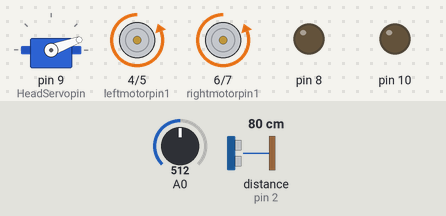
Recording of a sketch running on a simulated Arduino Uno, built with avr-gcc and run on an emulated ATmega328P. Parts: servo, motor-driver pin pairs drawn as motors (green arrow = first pin HIGH = forward, orange = second pin HIGH = backward, longer = more drive), output pins drawn as LEDs (lit = HIGH). Wiring (inferred from the names in the program): ultrasonic range finder: trigger pin 3; echo pin 2. The inputs (shaded band) are chosen by the test bench; at power-on: distance to the obstacle (sensor on pin 2) 80 cm, A0 = 512. The echo pulse lasts 58.3 µs per cm; random numbers use the default seed unless the sketch sets one; pins used as bus, display or sensor lines are not drawn.

Above: at 5.2 s.
5.3 s: distance to the obstacle (sensor on pin 2) set to 35 cm
6.8 s: distance to the obstacle (sensor on pin 2) set to 27 cm
At 7.6 s:
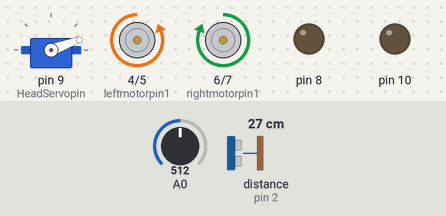
At 8.45 s:
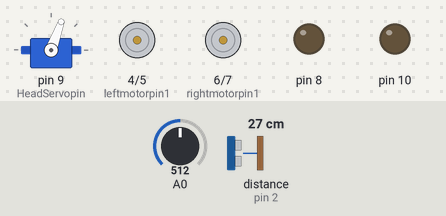
9.8 s: distance to the obstacle (sensor on pin 2) set to 18 cm
11.5 s: distance to the obstacle (sensor on pin 2) set to 14 cm
At 12.5 s:
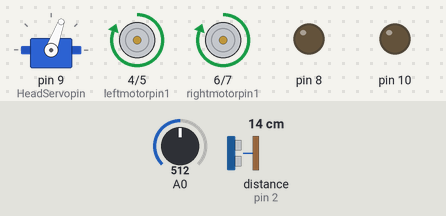
14.5 s: distance to the obstacle (sensor on pin 2) set to 60 cm
17.5 s: distance to the obstacle (sensor on pin 2) set to 2 cm
At 18.8 s:
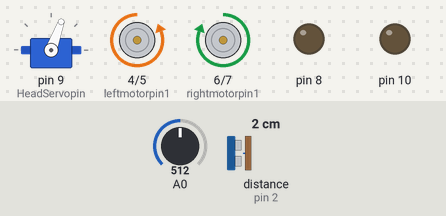
Timing chart, 0 to 21.5 s (numbered marks = the images above; inputs shaded):
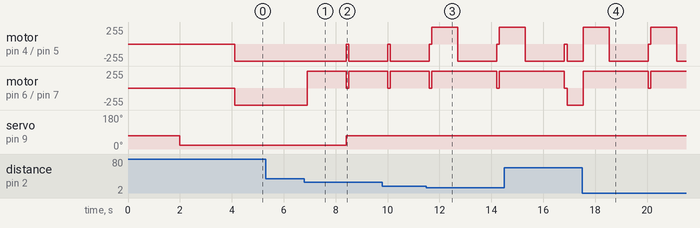

Measured:
- the behaviour switches between 32 and 31 cm on distance to the obstacle (sensor on pin 2) (found by bisection; images 0 and 1)
- the behaviour switches between 16 and 15 cm on distance to the obstacle (sensor on pin 2) (found by bisection; images 2 and 3)
- after the input at 5.3 s, every drawn part: stays the same
- after the input at 6.8 s, motor on pin 4 (leftmotorpin1) / pin 5 (leftmotorpin2): backward 255/255 → stopped after 1.6 s, → backward 255/255 0.10 s later; motor on pin 6 (rightmotorpin1) / pin 7 (rightmotorpin2): backward 255/255 → forward 255/255 after 0.10 s, → stopped 1.5 s later, → forward 255/255 0.10 s later

The sketch:

SmartCar2.ino
```cpp
#define DEBUG 0    // set to 1 to print to serial monitor, 0 to disable
#include <Servo.h>

Servo headservo;  // 头部舵机对象

// Constants
const int EchoPin = 2; //超声波信号输入
const int TrigPin = 3; //超声波控制信号输出

const int leftmotorpin1 = 4; // 直流电机信号输出
const int leftmotorpin2 = 5;
const int rightmotorpin1 = 6;
const int rightmotorpin2 = 7;

const int HeadServopin = 9; // 舵机信号输出 只有9或10接口可利用
const int Sharppin = 11; // 红外输入

const int maxStart = 800;  //run dec time

// Variables
int isStart = maxStart;    //启动
int currDist = 0;    // 距离
boolean running = false;

void setup() {

  Serial.begin(9600); // 开始串行监测

  //信号输入接口
  pinMode(EchoPin, INPUT);
  pinMode(Sharppin, INPUT);

  //信号输出接口
  for (int pinindex = 3; pinindex < 11; pinindex++) {
    pinMode(pinindex, OUTPUT); // set pins 3 to 10 as outputs
  }

  //舵机接口
  headservo.attach(HeadServopin);

  //启动缓冲活动头部
  headservo.write(70);
  delay(2000);
  headservo.write(20);
  delay(2000);
}

void loop() {

  if(DEBUG){
    Serial.print("running:");
    if(running){
      Serial.println("true");
    }
    else{
      Serial.println("false");
    }
  }

  if (isStart <= 0) {
    if(running){
      totalhalt();    // stop!
    }
    int findsomebody = digitalRead(Sharppin);
    if(DEBUG){
      Serial.print("findsomebody:");
      Serial.println(findsomebody);
    }
    if(findsomebody > 0) {
      isStart = maxStart;
    }
    delay(4000);
    return;
  }
  isStart--;
  delay(100);

  if(DEBUG){
    Serial.print("isStart: ");
    Serial.println(isStart);
  }

  currDist = MeasuringDistance(); //读取前端距离

  if(DEBUG){
    Serial.print("Current Distance: ");
    Serial.println(currDist);
  }

  if(currDist > 30) {
    nodanger();
  }
  else if(currDist < 15){
    backup();
    randTrun();
  }
  else {
    //whichway();
    randTrun();
  }
}

//测量距离 单位厘米
long MeasuringDistance() {
  long duration;
  //pinMode(TrigPin, OUTPUT);
  digitalWrite(TrigPin, LOW);
  delayMicroseconds(2);
  digitalWrite(TrigPin, HIGH);
  delayMicroseconds(5);
  digitalWrite(TrigPin, LOW);

  //pinMode(EchoPin, INPUT);
  duration = pulseIn(EchoPin, HIGH);

  return duration / 29 / 2;
}

// 前进
void nodanger() {
  running = true;
  digitalWrite(leftmotorpin1, LOW);
  digitalWrite(leftmotorpin2, HIGH);
  digitalWrite(rightmotorpin1, LOW);
  digitalWrite(rightmotorpin2, HIGH);
  return;
}

//后退
void backup() {
  running = true;
  digitalWrite(leftmotorpin1, HIGH);
  digitalWrite(leftmotorpin2, LOW);
  digitalWrite(rightmotorpin1, HIGH);
  digitalWrite(rightmotorpin2, LOW);
  delay(1000);
}

//选择路线
void whichway() {
  running = true;
  totalhalt();    // first stop!

  headservo.write(20);
  delay(1000);
  int lDist = MeasuringDistance();   // check left distance
  totalhalt();      // 恢复探测头

  headservo.write(120);  // turn the servo right
  delay(1000);
  int rDist = MeasuringDistance();   // check right distance
  totalhalt();      // 恢复探测头

  if(lDist < rDist) {
    body_lturn();
  }
  else{
    body_rturn();
  }
  return;
}

//重新机械调整到初始状态
void totalhalt() {
  digitalWrite(leftmotorpin1, HIGH);
  digitalWrite(leftmotorpin2, HIGH);
  digitalWrite(rightmotorpin1, HIGH);
  digitalWrite(rightmotorpin2, HIGH);
  headservo.write(70);  //  set servo to face forward
  running = false;
  return;
  delay(1000);
}

//左转
void body_lturn() {
  running = true;
  digitalWrite(leftmotorpin1, LOW);
  digitalWrite(leftmotorpin2, HIGH);
  digitalWrite(rightmotorpin1, HIGH);
  digitalWrite(rightmotorpin2, LOW);
  delay(1500);
  totalhalt();
}

//右转
void body_rturn() {
  running = true;
  digitalWrite(leftmotorpin1, HIGH);
  digitalWrite(leftmotorpin2, LOW);
  digitalWrite(rightmotorpin1, LOW);
  digitalWrite(rightmotorpin2, HIGH);
  delay(1500);
  totalhalt();
}

void randTrun(){
  long randNumber;
  randomSeed(analogRead(0));
  randNumber = random(0, 10);
  if(randNumber > 5) {
    body_rturn();
  }
  else
  {
    body_lturn();
  }
}
```
